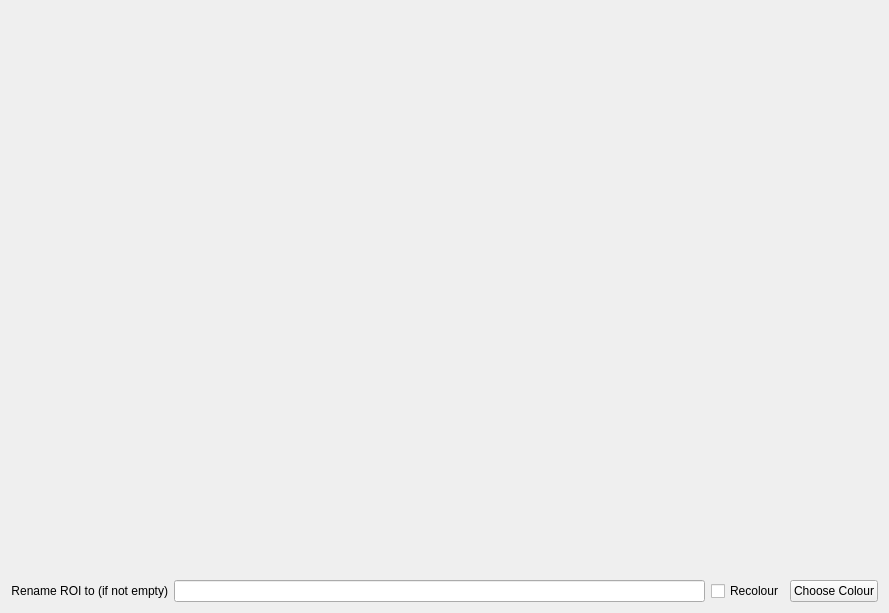
<?xml version="1.0" encoding="UTF-8"?>
<ui version="4.0">
 <class>Form</class>
 <widget class="QWidget" name="Form">
  <property name="geometry">
   <rect>
    <x>0</x>
    <y>0</y>
    <width>889</width>
    <height>613</height>
   </rect>
  </property>
  <property name="windowTitle">
   <string>Form</string>
  </property>
  <layout class="QGridLayout" name="gridLayout">
   <item row="0" column="0">
    <widget class="QSplitter" name="splitter">
     <property name="orientation">
      <enum>Qt::Horizontal</enum>
     </property>
     <widget class="QWidget" name="widget" native="true">
      <property name="sizePolicy">
       <sizepolicy hsizetype="Minimum" vsizetype="Minimum">
        <horstretch>0</horstretch>
        <verstretch>0</verstretch>
       </sizepolicy>
      </property>
      <property name="maximumSize">
       <size>
        <width>1000000</width>
        <height>16777215</height>
       </size>
      </property>
      <layout class="QGridLayout" name="gridLayout_2">
       <item row="3" column="0">
        <layout class="QHBoxLayout" name="horizontalLayout">
         <property name="bottomMargin">
          <number>0</number>
         </property>
         <item>
          <widget class="QLabel" name="label">
           <property name="text">
            <string>Rename ROI to (if not empty)</string>
           </property>
           <property name="alignment">
            <set>Qt::AlignRight|Qt::AlignTrailing|Qt::AlignVCenter</set>
           </property>
          </widget>
         </item>
         <item>
          <widget class="QLineEdit" name="newName"/>
         </item>
         <item>
          <widget class="QCheckBox" name="recolourBox">
           <property name="text">
            <string>Recolour</string>
           </property>
          </widget>
         </item>
         <item>
          <widget class="QPushButton" name="colourButton">
           <property name="text">
            <string>Choose Colour</string>
           </property>
          </widget>
         </item>
        </layout>
       </item>
       <item row="1" column="0">
        <layout class="QGridLayout" name="gridLayout_3">
         <property name="leftMargin">
          <number>0</number>
         </property>
         <property name="bottomMargin">
          <number>0</number>
         </property>
        </layout>
       </item>
       <item row="0" column="0">
        <widget class="Canvas" name="canvas" native="true">
         <property name="sizePolicy">
          <sizepolicy hsizetype="Expanding" vsizetype="Expanding">
           <horstretch>0</horstretch>
           <verstretch>0</verstretch>
          </sizepolicy>
         </property>
        </widget>
       </item>
      </layout>
     </widget>
    </widget>
   </item>
  </layout>
 </widget>
 <customwidgets>
  <customwidget>
   <class>Canvas</class>
   <extends>QWidget</extends>
   <header>pcot.ui.canvas</header>
   <container>1</container>
  </customwidget>
 </customwidgets>
 <resources/>
 <connections/>
</ui>
